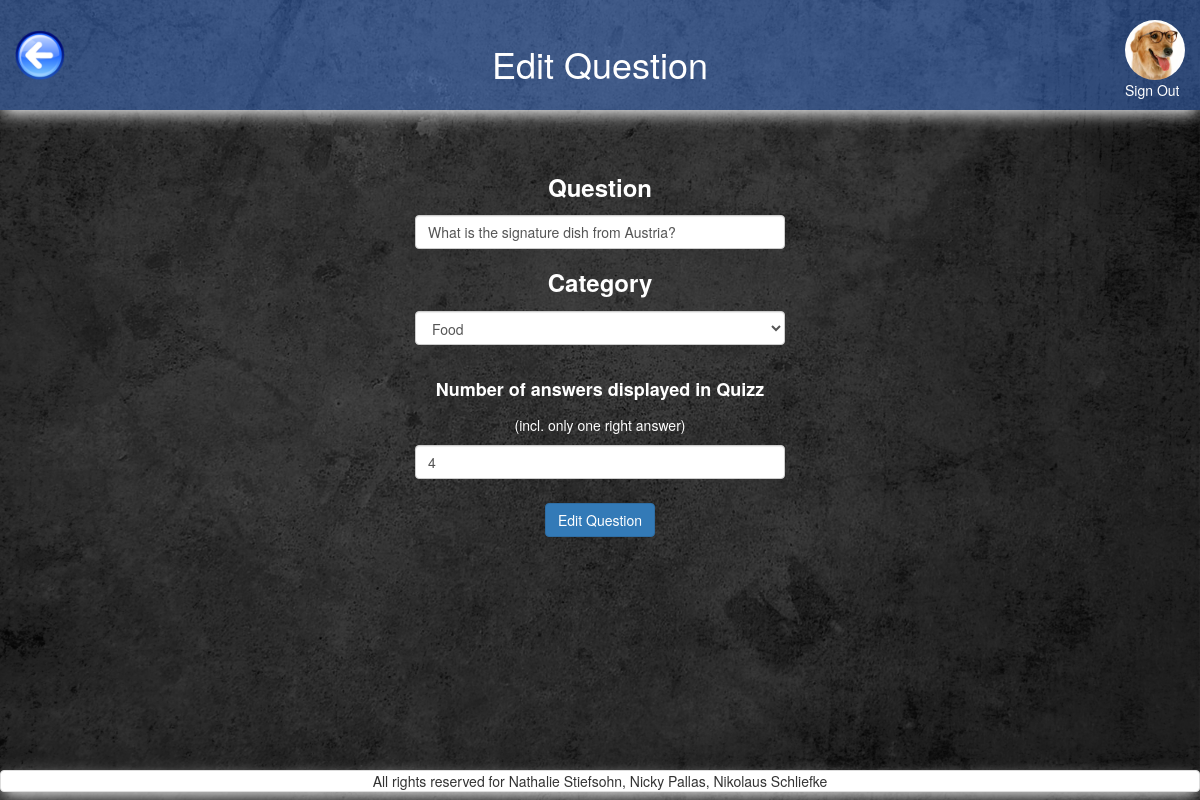
/change_question.php?question_selected=6 (signed in), run on the app's committed database.
### tables this page shows
CREATE TABLE `users` (
  `id` int(11) NOT NULL,
  `FK_avatars` int(11) NOT NULL,
  `FK_classes` int(11) NOT NULL DEFAULT '1',
  `nickname` varchar(255) NOT NULL,
  `email` varchar(255) NOT NULL,
  `password` varchar(255) NOT NULL,
  `first_name` varchar(255) NOT NULL,
  `family_name` varchar(255) NOT NULL,
  `date_of_birth` date NOT NULL DEFAULT '1993-07-30'
);

CREATE TABLE `avatars` (
  `id` int(11) NOT NULL,
  `location` varchar(255) NOT NULL
);

CREATE TABLE `questions` (
  `id` int(11) NOT NULL,
  `question` varchar(200) NOT NULL,
  `FK_categories` int(11) NOT NULL,
  `id_string` varchar(255) DEFAULT NULL,
  `answers_displayed` int(11) NOT NULL DEFAULT '4'
);

### includes/start_session_admin.php (called while the page is built, shortened)
<?php
	require_once 'dbconnect.php';
$res=mysqli_query($con, "SELECT first_name, family_name, date_of_birth, nickname, users.id AS user_id, avatars.location AS avatar, avatars.id AS avatar_id, email FROM users
 	JOIN avatars ON users.FK_avatars=avatars.id
 	WHERE users.id=".$_SESSION['user']);
	 $userRow=mysqli_fetch_array($res);
	 $user_avatar = $userRow['avatar'];
?>

### change_question.php (the view, shortened to what this page needs)
<?php
require_once('includes/start_session_admin.php');
?>
<?php
if(isset($_GET['question_selected'])){
	$question_id=$_GET['question_selected'];
	$query_get_questions = "SELECT * FROM `questions` where questions.id=".$question_id;
	$res_get_questions = mysqli_query($con, $query_get_questions);
	$row_get_questions  = mysqli_fetch_array($res_get_questions);
	$question_old = $row_get_questions['question'];
	$FK_categories_old = $row_get_questions['FK_categories'];
	$answers_displayed_old = $row_get_questions['answers_displayed'];
} else {
	header("Location: questions_of_category.php");
  	exit;
}
 ?>
<?php
	$hidden="";
?>
<!DOCTYPE html>
<html>
<head>
	<?php
require_once('includes/head_tag.php');
	?>
</head>
<body>
<div id="wrap">
  <div id="main" class="container-fluid clear-top">
	<header class="row shadow" id="header">
			<div class="col-xs-3">
				<a href="questions_of_category.php?category_selected=<?php echo $FK_categories_old; ?>">
					<img alt="back_button" src="pictures/back_button.png" id="back_button"/>
				</a>
			</div>
			<div class="col-xs-6 white text-center margin-top">
                <h1 class="heading_font">Edit Question</h1>
            </div>
        <?php
        echo'
            <div class="col-xs-3">
                <a href="logout.php?logout" class="pull-right">
                    <img class="img-circle show_avatar border" src="'.$user_avatar.'" alt="avatar" id="avatar_img"><br>
                    Sign Out
                </a>
            </div>';
        ?>
	</header>
	<div class="row">
		<main class="col-xs-12">
			<section class="row">
				<?php
				require 'includes/alert_box.php';
				?>
			<form method="POST" <?php echo $hidden; ?>>
			<div class="col-xs-12 col-sm-4 col-sm-offset-4 text-center">
				<h3><label class="white">Question</label></h3>
					<input type="text" name="question" id="question" class="form-control" required maxlength="200" value="<?php echo $question_old ; ?>">
			</div>
			<div class="col-xs-12 col-sm-4 col-sm-offset-4 text-center">
				<h3><label class="white">Category</label></h3>
				<select class="form-control" id="category" name="category">
				          <?php
				            $res_question=mysqli_query($con, "SELECT * FROM categories where id!=0 order by category ASC");
				              while($categoryRow=mysqli_fetch_array($res_question)){
				                $category = $categoryRow['category'];
				                $category_id = $categoryRow['id'];
				               		if ($category_id==$FK_categories_old) {
				                    	echo "<option value='".$category_id."' selected='selected
				                    	'>".$category."</option>";
				                    } else {
				                    	echo "<option value='".$category_id."'>".$category."</option>";
				                    }
				              }
				            ?>
				  </select>
			</div>
			<div class="col-xs-12 col-sm-4 col-sm-offset-4 text-center margin-top">
				<h4><label class="white">Number of answers displayed in Quizz</label></h4>
				<p class="white">(incl. only one right answer)</p>
				<input type="number" id="display" name="display" class="form-control" required min="2" value="<?php echo $answers_displayed_old ; ?>">
			</div>
			<div class="col-xs-12 text-center margin-top">
				<button type="submit" name="btn-submit" class="btn btn-primary">Edit Question</button>
			</div>
			</form>
			</section>
		</main>
	</div>
  </div>
</div>
	<?php
require_once('includes/footer.php');
	?>
</body>
</html>

### css/style.css (style rules this page uses)
header h1 { position: relative; }
#avatar_img { margin-top:20px; height: 60px; }
#back_button { margin-top:30px; height: 50px; }
#header { background-color: rgba(77,141,255,0.4); height: 110px; }
#header a:link { color: white; }
body { content: ""; background: url("../pictures/grey_background.jpg"); background-size: 100% 100%; background-repeat: repeat; top: 0; left: 0; bottom: 0; right: 0; position: absolute; z-index: -1; }
.shadow { -webkit-box-shadow: 0px 6px 16px -3px rgba(255,255,255,1); -moz-box-shadow: 0px 6px 16px -3px rgba(255,255,255,1); box-shadow: 0px 6px 16px -3px rgba(255,255,255,1); }
.margin-top { margin-top: 2%; }
.white { color: white; }

### includes/head_tag.php (style rules this page uses)
html, body { height: 100%; }
#wrap { min-height: 100%; }
#main { overflow:auto; padding-bottom:50px; }

### data on the page
users: FK_avatars.location (picture)
questions: question "What is the signature dish from Austria?", display "4"

### other printed values
form field category "Food"
